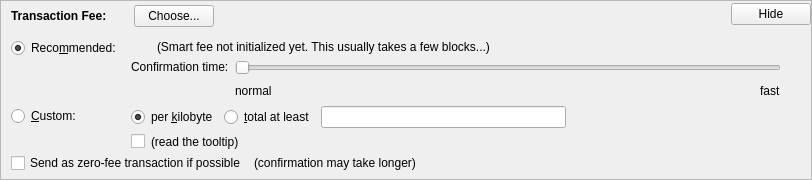
    <widget class="QFrame" name="frameFee">
     <property name="sizePolicy">
      <sizepolicy hsizetype="Expanding" vsizetype="Expanding">
       <horstretch>0</horstretch>
       <verstretch>0</verstretch>
      </sizepolicy>
     </property>
     <property name="maximumSize">
      <size>
       <width>16777215</width>
       <height>16777215</height>
      </size>
     </property>
     <property name="frameShape">
      <enum>QFrame::StyledPanel</enum>
     </property>
     <property name="frameShadow">
      <enum>QFrame::Sunken</enum>
     </property>
     <layout class="QVBoxLayout" name="verticalLayoutFee1">
      <property name="spacing">
       <number>0</number>
      </property>
      <property name="leftMargin">
       <number>0</number>
      </property>
      <property name="topMargin">
       <number>0</number>
      </property>
      <property name="rightMargin">
       <number>0</number>
      </property>
      <property name="bottomMargin">
       <number>0</number>
      </property>
      <item>
       <layout class="QVBoxLayout" name="verticalLayoutFee2" stretch="0,0,0">
        <property name="spacing">
         <number>0</number>
        </property>
        <property name="leftMargin">
         <number>10</number>
        </property>
        <property name="topMargin">
         <number>0</number>
        </property>
        <item>
         <layout class="QHBoxLayout" name="horizontalLayoutFee1">
          <property name="bottomMargin">
           <number>0</number>
          </property>
          <item>
           <layout class="QVBoxLayout" name="verticalLayoutFee7">
            <property name="spacing">
             <number>0</number>
            </property>
            <item>
             <spacer name="verticalSpacerSmartFee">
              <property name="orientation">
               <enum>Qt::Vertical</enum>
              </property>
              <property name="sizeType">
               <enum>QSizePolicy::Fixed</enum>
              </property>
              <property name="sizeHint" stdset="0">
               <size>
                <width>1</width>
                <height>4</height>
               </size>
              </property>
             </spacer>
            </item>
            <item>
             <layout class="QHBoxLayout" name="horizontalLayoutSmartFee">
              <property name="spacing">
               <number>10</number>
              </property>
              <item>
               <widget class="QLabel" name="labelFeeHeadline">
                <property name="sizePolicy">
                 <sizepolicy hsizetype="Preferred" vsizetype="Maximum">
                  <horstretch>0</horstretch>
                  <verstretch>0</verstretch>
                 </sizepolicy>
                </property>
                <property name="font">
                 <font>
                  <weight>75</weight>
                  <bold>true</bold>
                 </font>
                </property>
                <property name="styleSheet">
                 <string notr="true">font-weight:bold;</string>
                </property>
                <property name="text">
                 <string>Transaction Fee:</string>
                </property>
               </widget>
              </item>
              <item>
               <widget class="QLabel" name="labelFeeMinimized">
                <property name="text">
                 <string/>
                </property>
               </widget>
              </item>
              <item>
               <widget class="QPushButton" name="buttonChooseFee">
                <property name="text">
                 <string>Choose...</string>
                </property>
               </widget>
              </item>
             </layout>
            </item>
            <item>
             <spacer name="verticalSpacer_5">
              <property name="orientation">
               <enum>Qt::Vertical</enum>
              </property>
              <property name="sizeHint" stdset="0">
               <size>
                <width>1</width>
                <height>1</height>
               </size>
              </property>
             </spacer>
            </item>
           </layout>
          </item>
          <item>
           <spacer name="horizontalSpacer_4">
            <property name="orientation">
             <enum>Qt::Horizontal</enum>
            </property>
            <property name="sizeHint" stdset="0">
             <size>
              <width>40</width>
              <height>20</height>
             </size>
            </property>
           </spacer>
          </item>
          <item>
           <widget class="QPushButton" name="buttonMinimizeFee">
            <property name="toolTip">
             <string>collapse fee-settings</string>
            </property>
            <property name="text">
             <string>Hide</string>
            </property>
           </widget>
          </item>
         </layout>
        </item>
        <item>
         <widget class="QFrame" name="frameFeeSelection">
          <layout class="QVBoxLayout" name="verticalLayoutFee12">
           <property name="spacing">
            <number>0</number>
           </property>
           <property name="leftMargin">
            <number>0</number>
           </property>
           <property name="topMargin">
            <number>0</number>
           </property>
           <property name="rightMargin">
            <number>0</number>
           </property>
           <property name="bottomMargin">
            <number>0</number>
           </property>
           <item>
            <layout class="QGridLayout" name="gridLayoutFee">
             <property name="topMargin">
              <number>10</number>
             </property>
             <property name="bottomMargin">
              <number>4</number>
             </property>
             <property name="horizontalSpacing">
              <number>10</number>
             </property>
             <property name="verticalSpacing">
              <number>4</number>
             </property>
             <item row="1" column="1">
              <layout class="QVBoxLayout" name="verticalLayoutFee8">
               <property name="spacing">
                <number>6</number>
               </property>
               <item>
                <layout class="QHBoxLayout" name="horizontalLayoutFee13">
                 <item>
                  <widget class="QRadioButton" name="radioCustomPerKilobyte">
                   <property name="toolTip">
                    <string>If the custom fee is set to 1000 duffs and the transaction is only 250 bytes, then &quot;per kilobyte&quot; only pays 250 duffs in fee,&lt;br /&gt;while &quot;at least&quot; pays 1000 duffs. For transactions bigger than a kilobyte both pay by kilobyte.</string>
                   </property>
                   <property name="text">
                    <string>per &amp;kilobyte</string>
                   </property>
                   <property name="checked">
                    <bool>true</bool>
                   </property>
                   <attribute name="buttonGroup">
                    <string notr="true">groupCustomFee</string>
                   </attribute>
                  </widget>
                 </item>
                 <item>
                  <widget class="QRadioButton" name="radioCustomAtLeast">
                   <property name="toolTip">
                    <string>If the custom fee is set to 1000 duffs and the transaction is only 250 bytes, then &quot;per kilobyte&quot; only pays 250 duffs in fee,&lt;br /&gt;while &quot;total at least&quot; pays 1000 duffs. For transactions bigger than a kilobyte both pay by kilobyte.</string>
                   </property>
                   <property name="text">
                    <string>&amp;total at least</string>
                   </property>
                   <attribute name="buttonGroup">
                    <string notr="true">groupCustomFee</string>
                   </attribute>
                  </widget>
                 </item>
                 <item>
                  <widget class="BitcoinAmountField" name="customFee"/>
                 </item>
                 <item>
                  <spacer name="horizontalSpacer_6">
                   <property name="orientation">
                    <enum>Qt::Horizontal</enum>
                   </property>
                   <property name="sizeHint" stdset="0">
                    <size>
                     <width>1</width>
                     <height>1</height>
                    </size>
                   </property>
                  </spacer>
                 </item>
                </layout>
               </item>
               <item>
                <layout class="QHBoxLayout" name="horizontalLayoutFee8">
                 <item>
                  <widget class="QCheckBox" name="checkBoxMinimumFee">
                   <property name="toolTip">
                    <string>Paying only the minimum fee is just fine as long as there is less transaction volume than space in the blocks.&lt;br /&gt;But be aware that this can end up in a never confirming transaction once there is more demand for binarium transactions than the network can process.</string>
                   </property>
                   <property name="text">
                    <string/>
                   </property>
                  </widget>
                 </item>
                 <item>
                  <widget class="QLabel" name="labelMinFeeWarning">
                   <property name="enabled">
                    <bool>true</bool>
                   </property>
                   <property name="toolTip">
                    <string>Paying only the minimum fee is just fine as long as there is less transaction volume than space in the blocks.&lt;br /&gt;But be aware that this can end up in a never confirming transaction once there is more demand for binarium transactions than the network can process.</string>
                   </property>
                   <property name="text">
                    <string>(read the tooltip)</string>
                   </property>
                   <property name="margin">
                    <number>5</number>
                   </property>
                  </widget>
                 </item>
                 <item>
                  <spacer name="horizontalSpacer_2">
                   <property name="orientation">
                    <enum>Qt::Horizontal</enum>
                   </property>
                   <property name="sizeHint" stdset="0">
                    <size>
                     <width>1</width>
                     <height>1</height>
                    </size>
                   </property>
                  </spacer>
                 </item>
                </layout>
               </item>
              </layout>
             </item>
             <item row="0" column="0">
              <layout class="QVBoxLayout" name="verticalLayoutFee4" stretch="0,1">
               <item>
                <widget class="QRadioButton" name="radioSmartFee">
                 <property name="text">
                  <string>Reco&amp;mmended:</string>
                 </property>
                 <property name="checked">
                  <bool>true</bool>
                 </property>
                 <attribute name="buttonGroup">
                  <string notr="true">groupFee</string>
                 </attribute>
                </widget>
               </item>
               <item>
                <spacer name="verticalSpacer_2">
                 <property name="orientation">
                  <enum>Qt::Vertical</enum>
                 </property>
                 <property name="sizeHint" stdset="0">
                  <size>
                   <width>1</width>
                   <height>1</height>
                  </size>
                 </property>
                </spacer>
               </item>
              </layout>
             </item>
             <item row="1" column="0">
              <layout class="QVBoxLayout" name="verticalLayoutFee9" stretch="0,1">
               <item>
                <widget class="QRadioButton" name="radioCustomFee">
                 <property name="text">
                  <string>&amp;Custom:</string>
                 </property>
                 <attribute name="buttonGroup">
                  <string notr="true">groupFee</string>
                 </attribute>
                </widget>
               </item>
               <item>
                <spacer name="verticalSpacer_6">
                 <property name="orientation">
                  <enum>Qt::Vertical</enum>
                 </property>
                 <property name="sizeHint" stdset="0">
                  <size>
                   <width>1</width>
                   <height>1</height>
                  </size>
                 </property>
                </spacer>
               </item>
              </layout>
             </item>
             <item row="0" column="1">
              <layout class="QVBoxLayout" name="verticalLayoutFee3" stretch="0,0,1">
               <property name="spacing">
                <number>6</number>
               </property>
               <property name="topMargin">
                <number>2</number>
               </property>
               <item>
                <layout class="QHBoxLayout" name="horizontalLayoutFee12">
                 <item>
                  <widget class="QLabel" name="labelSmartFee">
                   <property name="text">
                    <string/>
                   </property>
                   <property name="margin">
                    <number>2</number>
                   </property>
                  </widget>
                 </item>
                 <item>
                  <widget class="QLabel" name="labelFeeEstimation">
                   <property name="text">
                    <string/>
                   </property>
                  </widget>
                 </item>
                 <item>
                  <widget class="QLabel" name="labelSmartFee2">
                   <property name="text">
                    <string>(Smart fee not initialized yet. This usually takes a few blocks...)</string>
                   </property>
                   <property name="margin">
                    <number>2</number>
                   </property>
                  </widget>
                 </item>
                 <item>
                  <spacer name="horizontalSpacer_5">
                   <property name="orientation">
                    <enum>Qt::Horizontal</enum>
                   </property>
                   <property name="sizeHint" stdset="0">
                    <size>
                     <width>1</width>
                     <height>1</height>
                    </size>
                   </property>
                  </spacer>
                 </item>
                </layout>
               </item>
               <item>
                <layout class="QHBoxLayout" name="horizontalLayoutFee9">
                 <item>
                  <layout class="QVBoxLayout" name="verticalLayoutFee6">
                   <item>
                    <widget class="QLabel" name="labelSmartFee3">
                     <property name="text">
                      <string>Confirmation time:</string>
                     </property>
                     <property name="margin">
                      <number>2</number>
                     </property>
                    </widget>
                   </item>
                   <item>
                    <spacer name="verticalSpacer_3">
                     <property name="orientation">
                      <enum>Qt::Vertical</enum>
                     </property>
                     <property name="sizeHint" stdset="0">
                      <size>
                       <width>1</width>
                       <height>1</height>
                      </size>
                     </property>
                    </spacer>
                   </item>
                  </layout>
                 </item>
                 <item>
                  <layout class="QVBoxLayout" name="verticalLayoutFee5">
                   <property name="rightMargin">
                    <number>30</number>
                   </property>
                   <item>
                    <widget class="QSlider" name="sliderSmartFee">
                     <property name="minimum">
                      <number>0</number>
                     </property>
                     <property name="maximum">
                      <number>24</number>
                     </property>
                     <property name="pageStep">
                      <number>1</number>
                     </property>
                     <property name="value">
                      <number>0</number>
                     </property>
                     <property name="orientation">
                      <enum>Qt::Horizontal</enum>
                     </property>
                     <property name="invertedAppearance">
                      <bool>false</bool>
                     </property>
                     <property name="invertedControls">
                      <bool>false</bool>
                     </property>
                     <property name="tickPosition">
                      <enum>QSlider::NoTicks</enum>
                     </property>
                    </widget>
                   </item>
                   <item>
                    <layout class="QHBoxLayout" name="horizontalLayoutFee10">
                     <item>
                      <widget class="QLabel" name="labelSmartFeeNormal">
                       <property name="text">
                        <string>normal</string>
                       </property>
                      </widget>
                     </item>
                     <item>
                      <spacer name="horizontalSpacer_3">
                       <property name="orientation">
                        <enum>Qt::Horizontal</enum>
                       </property>
                       <property name="sizeHint" stdset="0">
                        <size>
                         <width>40</width>
                         <height>20</height>
                        </size>
                       </property>
                      </spacer>
                     </item>
                     <item>
                      <widget class="QLabel" name="labelSmartFeeFast">
                       <property name="text">
                        <string>fast</string>
                       </property>
                      </widget>
                     </item>
                    </layout>
                   </item>
                  </layout>
                 </item>
                </layout>
               </item>
               <item>
                <spacer name="verticalSpacer_4">
                 <property name="orientation">
                  <enum>Qt::Vertical</enum>
                 </property>
                 <property name="sizeHint" stdset="0">
                  <size>
                   <width>1</width>
                   <height>1</height>
                  </size>
                 </property>
                </spacer>
               </item>
              </layout>
             </item>
            </layout>
           </item>
           <item>
            <layout class="QHBoxLayout" name="horizontalLayoutFee5" stretch="0,0,0">
             <property name="spacing">
              <number>8</number>
             </property>
             <property name="bottomMargin">
              <number>4</number>
             </property>
             <item>
              <widget class="QCheckBox" name="checkBoxFreeTx">
               <property name="text">
                <string>Send as zero-fee transaction if possible</string>
               </property>
              </widget>
             </item>
             <item>
              <widget class="QLabel" name="labelFreeTx">
               <property name="text">
                <string>(confirmation may take longer)</string>
               </property>
               <property name="margin">
                <number>5</number>
               </property>
              </widget>
             </item>
             <item>
              <spacer name="horizontalSpacerFee5">
               <property name="orientation">
                <enum>Qt::Horizontal</enum>
               </property>
               <property name="sizeHint" stdset="0">
                <size>
                 <width>1</width>
                 <height>1</height>
                </size>
               </property>
              </spacer>
             </item>
            </layout>
           </item>
           <item>
            <spacer name="verticalSpacerFee2">
             <property name="orientation">
              <enum>Qt::Vertical</enum>
             </property>
             <property name="sizeHint" stdset="0">
              <size>
               <width>1</width>
               <height>1</height>
              </size>
             </property>
            </spacer>
           </item>
          </layout>
         </widget>
        </item>
        <item>
         <spacer name="verticalSpacerFee">
          <property name="orientation">
           <enum>Qt::Vertical</enum>
          </property>
          <property name="sizeHint" stdset="0">
           <size>
            <width>800</width>
            <height>1</height>
           </size>
          </property>
         </spacer>
        </item>
       </layout>
      </item>
     </layout>
    </widget>
